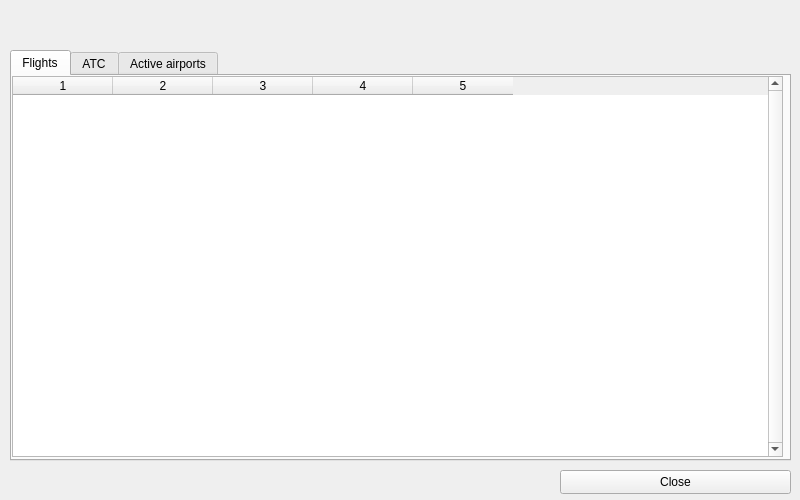
<?xml version="1.0" encoding="UTF-8"?>
<ui version="4.0">
 <class>FirDetailsWindow</class>
 <widget class="QWidget" name="FirDetailsWindow">
  <property name="geometry">
   <rect>
    <x>0</x>
    <y>0</y>
    <width>800</width>
    <height>500</height>
   </rect>
  </property>
  <property name="sizePolicy">
   <sizepolicy hsizetype="Fixed" vsizetype="Fixed">
    <horstretch>0</horstretch>
    <verstretch>0</verstretch>
   </sizepolicy>
  </property>
  <property name="minimumSize">
   <size>
    <width>800</width>
    <height>500</height>
   </size>
  </property>
  <property name="maximumSize">
   <size>
    <width>800</width>
    <height>500</height>
   </size>
  </property>
  <property name="windowTitle">
   <string/>
  </property>
  <property name="windowIcon">
   <iconset resource="imgs.qrc">
    <normaloff>:/mainIcon/icon.png</normaloff>:/mainIcon/icon.png</iconset>
  </property>
  <widget class="QWidget" name="layoutWidget">
   <property name="geometry">
    <rect>
     <x>20</x>
     <y>5</y>
     <width>761</width>
     <height>45</height>
    </rect>
   </property>
   <layout class="QVBoxLayout" name="verticalLayout">
    <item>
     <widget class="QLabel" name="ICAOLabel">
      <property name="font">
       <font>
        <pointsize>14</pointsize>
       </font>
      </property>
      <property name="text">
       <string/>
      </property>
     </widget>
    </item>
    <item>
     <widget class="QLabel" name="NameLabel">
      <property name="text">
       <string/>
      </property>
     </widget>
    </item>
   </layout>
  </widget>
  <widget class="QTabWidget" name="FirInfoTab">
   <property name="geometry">
    <rect>
     <x>10</x>
     <y>50</y>
     <width>781</width>
     <height>411</height>
    </rect>
   </property>
   <property name="currentIndex">
    <number>0</number>
   </property>
   <widget class="QWidget" name="FlightsTab">
    <attribute name="title">
     <string>Flights</string>
    </attribute>
    <widget class="QTableWidget" name="FlightsTable">
     <property name="geometry">
      <rect>
       <x>0</x>
       <y>0</y>
       <width>771</width>
       <height>381</height>
      </rect>
     </property>
     <property name="verticalScrollBarPolicy">
      <enum>Qt::ScrollBarAlwaysOn</enum>
     </property>
     <property name="horizontalScrollBarPolicy">
      <enum>Qt::ScrollBarAlwaysOff</enum>
     </property>
     <property name="editTriggers">
      <set>QAbstractItemView::SelectedClicked</set>
     </property>
     <property name="showDropIndicator" stdset="0">
      <bool>false</bool>
     </property>
     <property name="dragDropOverwriteMode">
      <bool>false</bool>
     </property>
     <property name="selectionMode">
      <enum>QAbstractItemView::NoSelection</enum>
     </property>
     <property name="selectionBehavior">
      <enum>QAbstractItemView::SelectRows</enum>
     </property>
     <property name="showGrid">
      <bool>false</bool>
     </property>
     <property name="gridStyle">
      <enum>Qt::NoPen</enum>
     </property>
     <property name="wordWrap">
      <bool>false</bool>
     </property>
     <property name="columnCount">
      <number>5</number>
     </property>
     <attribute name="verticalHeaderVisible">
      <bool>false</bool>
     </attribute>
     <column/>
     <column/>
     <column/>
     <column/>
     <column/>
    </widget>
   </widget>
   <widget class="QWidget" name="ATCTab">
    <attribute name="title">
     <string>ATC</string>
    </attribute>
    <widget class="QTableWidget" name="ATCTable">
     <property name="geometry">
      <rect>
       <x>0</x>
       <y>0</y>
       <width>771</width>
       <height>381</height>
      </rect>
     </property>
     <property name="verticalScrollBarPolicy">
      <enum>Qt::ScrollBarAlwaysOn</enum>
     </property>
     <property name="horizontalScrollBarPolicy">
      <enum>Qt::ScrollBarAlwaysOff</enum>
     </property>
     <property name="editTriggers">
      <set>QAbstractItemView::SelectedClicked</set>
     </property>
     <property name="showDropIndicator" stdset="0">
      <bool>false</bool>
     </property>
     <property name="dragDropOverwriteMode">
      <bool>false</bool>
     </property>
     <property name="selectionMode">
      <enum>QAbstractItemView::NoSelection</enum>
     </property>
     <property name="selectionBehavior">
      <enum>QAbstractItemView::SelectRows</enum>
     </property>
     <property name="showGrid">
      <bool>false</bool>
     </property>
     <property name="gridStyle">
      <enum>Qt::NoPen</enum>
     </property>
     <property name="wordWrap">
      <bool>false</bool>
     </property>
     <property name="columnCount">
      <number>4</number>
     </property>
     <attribute name="verticalHeaderVisible">
      <bool>false</bool>
     </attribute>
     <column/>
     <column/>
     <column/>
     <column/>
    </widget>
   </widget>
   <widget class="QWidget" name="ActiveAirportsTab">
    <attribute name="title">
     <string>Active airports</string>
    </attribute>
    <widget class="QTableWidget" name="AirportsTable">
     <property name="geometry">
      <rect>
       <x>0</x>
       <y>0</y>
       <width>771</width>
       <height>381</height>
      </rect>
     </property>
     <property name="verticalScrollBarPolicy">
      <enum>Qt::ScrollBarAlwaysOn</enum>
     </property>
     <property name="horizontalScrollBarPolicy">
      <enum>Qt::ScrollBarAlwaysOff</enum>
     </property>
     <property name="editTriggers">
      <set>QAbstractItemView::SelectedClicked</set>
     </property>
     <property name="showDropIndicator" stdset="0">
      <bool>false</bool>
     </property>
     <property name="dragDropOverwriteMode">
      <bool>false</bool>
     </property>
     <property name="selectionMode">
      <enum>QAbstractItemView::NoSelection</enum>
     </property>
     <property name="selectionBehavior">
      <enum>QAbstractItemView::SelectRows</enum>
     </property>
     <property name="showGrid">
      <bool>false</bool>
     </property>
     <property name="gridStyle">
      <enum>Qt::NoPen</enum>
     </property>
     <property name="wordWrap">
      <bool>false</bool>
     </property>
     <property name="columnCount">
      <number>5</number>
     </property>
     <attribute name="verticalHeaderVisible">
      <bool>false</bool>
     </attribute>
     <column/>
     <column/>
     <column/>
     <column/>
     <column/>
    </widget>
   </widget>
  </widget>
  <widget class="QPushButton" name="CloseButton">
   <property name="geometry">
    <rect>
     <x>560</x>
     <y>470</y>
     <width>231</width>
     <height>24</height>
    </rect>
   </property>
   <property name="text">
    <string>Close</string>
   </property>
  </widget>
 </widget>
 <resources>
  <include location="imgs.qrc"/>
 </resources>
 <connections>
  <connection>
   <sender>CloseButton</sender>
   <signal>clicked()</signal>
   <receiver>FirDetailsWindow</receiver>
   <slot>hide()</slot>
   <hints>
    <hint type="sourcelabel">
     <x>722</x>
     <y>481</y>
    </hint>
    <hint type="destinationlabel">
     <x>399</x>
     <y>249</y>
    </hint>
   </hints>
  </connection>
 </connections>
</ui>
